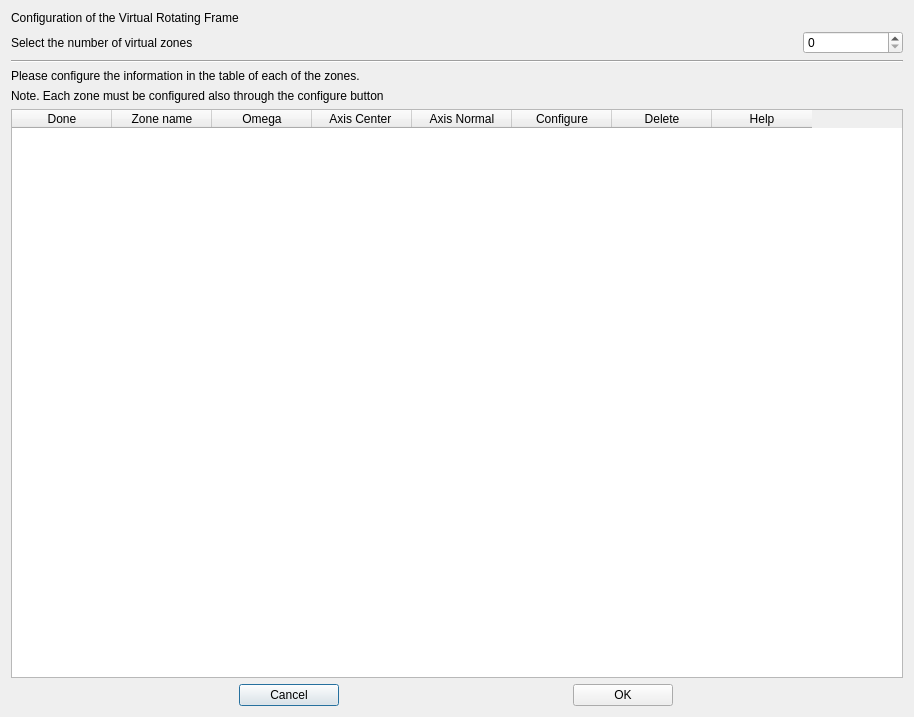
<?xml version="1.0" encoding="UTF-8"?>
<ui version="4.0">
 <class>VirtualRotatingDialog</class>
 <widget class="QDialog" name="VirtualRotatingDialog">
  <property name="geometry">
   <rect>
    <x>0</x>
    <y>0</y>
    <width>914</width>
    <height>717</height>
   </rect>
  </property>
  <property name="windowTitle">
   <string>Virtual Rotating Frame Configuration Window</string>
  </property>
  <layout class="QVBoxLayout" name="verticalLayout">
   <item>
    <widget class="QLabel" name="titleLabel">
     <property name="text">
      <string>Configuration of the Virtual Rotating Frame</string>
     </property>
    </widget>
   </item>
   <item>
    <layout class="QHBoxLayout" name="horizontalLayout_2">
     <item>
      <widget class="QLabel" name="VirtualZonesLabel">
       <property name="text">
        <string>Select the number of virtual zones</string>
       </property>
      </widget>
     </item>
     <item>
      <widget class="QSpinBox" name="numVirtualZonesSpinBox">
       <property name="maximumSize">
        <size>
         <width>100</width>
         <height>100</height>
        </size>
       </property>
      </widget>
     </item>
    </layout>
   </item>
   <item>
    <widget class="Line" name="line">
     <property name="orientation">
      <enum>Qt::Horizontal</enum>
     </property>
    </widget>
   </item>
   <item>
    <widget class="QLabel" name="comment1Label">
     <property name="text">
      <string>Please configure the information in the table of each of the zones.</string>
     </property>
    </widget>
   </item>
   <item>
    <widget class="QLabel" name="comment2Label">
     <property name="text">
      <string>Note. Each zone must be configured also through the configure button</string>
     </property>
    </widget>
   </item>
   <item>
    <widget class="QTableWidget" name="zoneInfoTable">
     <column>
      <property name="text">
       <string>Done</string>
      </property>
     </column>
     <column>
      <property name="text">
       <string>Zone name</string>
      </property>
     </column>
     <column>
      <property name="text">
       <string>Omega</string>
      </property>
     </column>
     <column>
      <property name="text">
       <string>Axis Center </string>
      </property>
     </column>
     <column>
      <property name="text">
       <string>Axis Normal</string>
      </property>
     </column>
     <column>
      <property name="text">
       <string>Configure</string>
      </property>
     </column>
     <column>
      <property name="text">
       <string>Delete</string>
      </property>
     </column>
     <column>
      <property name="text">
       <string>Help</string>
      </property>
     </column>
    </widget>
   </item>
   <item>
    <layout class="QHBoxLayout" name="horizontalLayout">
     <item>
      <widget class="QPushButton" name="cancelButton">
       <property name="maximumSize">
        <size>
         <width>100</width>
         <height>100</height>
        </size>
       </property>
       <property name="text">
        <string>Cancel</string>
       </property>
      </widget>
     </item>
     <item>
      <widget class="QPushButton" name="acceptButton">
       <property name="maximumSize">
        <size>
         <width>100</width>
         <height>100</height>
        </size>
       </property>
       <property name="text">
        <string>OK</string>
       </property>
      </widget>
     </item>
    </layout>
   </item>
  </layout>
 </widget>
 <resources/>
 <connections/>
</ui>
